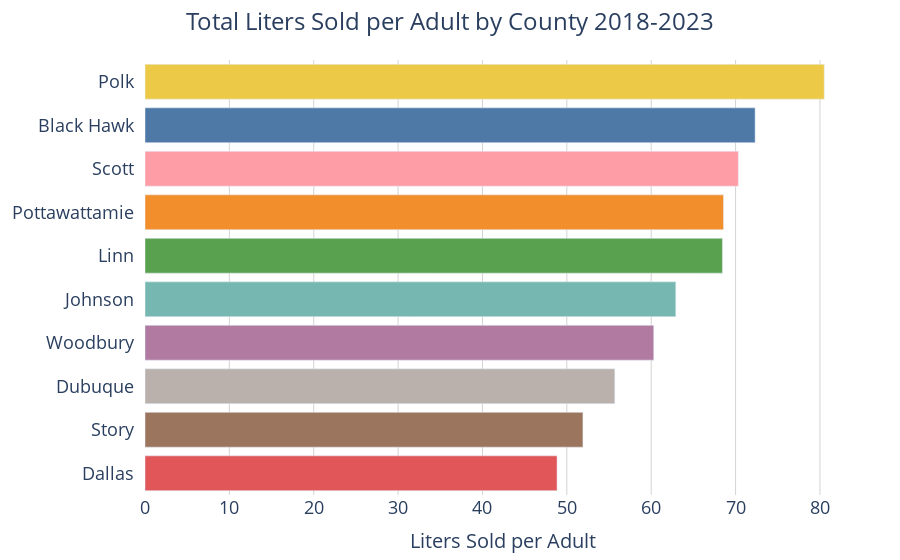

Source (notebook cell):
### Code cell
fig = px.bar(
    liters_sold_per_adult_df,
    x='liters_sold_per_adult',
    y='county',
    orientation='h', 
    color='county', 
    color_discrete_map=county_colors,
    labels={'liters_sold_per_adult': 'Liters Sold per Adult ', 'county': 'County '},
    height=600
)

# Update layout
fig.update_layout(
    xaxis=dict(
        title='Liters Sold per Adult',
        tickfont=dict(size=18),
        title_font = dict(size = 20),
        showgrid = True,
        gridcolor = 'LightGrey',
        tickformat= ".0s" # No decimal places, use SI notation
    ), 
    
    yaxis=dict(
        title=None,
        tickfont=dict(size=18),
        ticksuffix = '  '
    ),
    
    title=dict(
        text = "Total Liters Sold per Adult by County 2018-2023",
        x = .5,
        xanchor = 'center'
     ),

    showlegend=False, 
    plot_bgcolor='rgba(0,0,0,0)',  # Transparent background for the plot area
    margin=dict(l=40, r=40, t=60, b=40),  # Left, Right, Top, Bottom margins
    title_font_size = 24
)

fig.show()

### Figure 1 — Plotly figure (JSON) as saved in the notebook; plotly's stock layout.template omitted (floating-point values rounded to 4 significant figures)
{"data": [{"alignmentgroup": "True", "hovertemplate": "County =%{y}<br>Liters Sold per Adult =%{x}<extra></extra>", "legendgroup": "Polk", "marker": {"color": "#edc948", "pattern": {"shape": ""}}, "name": "Polk", "offsetgroup": "Polk", "orientation": "h", "showlegend": true, "textposition": "auto", "type": "bar", "x": [80.51], "xaxis": "x", "y": ["Polk"], "yaxis": "y"}, {"alignmentgroup": "True", "hovertemplate": "County =%{y}<br>Liters Sold per Adult =%{x}<extra></extra>", "legendgroup": "Black Hawk", "marker": {"color": "#4e79a7", "pattern": {"shape": ""}}, "name": "Black Hawk", "offsetgroup": "Black Hawk", "orientation": "h", "showlegend": true, "textposition": "auto", "type": "bar", "x": [72.32], "xaxis": "x", "y": ["Black Hawk"], "yaxis": "y"}, {"alignmentgroup": "True", "hovertemplate": "County =%{y}<br>Liters Sold per Adult =%{x}<extra></extra>", "legendgroup": "Scott", "marker": {"color": "#ff9da7", "pattern": {"shape": ""}}, "name": "Scott", "offsetgroup": "Scott", "orientation": "h", "showlegend": true, "textposition": "auto", "type": "bar", "x": [70.32], "xaxis": "x", "y": ["Scott"], "yaxis": "y"}, {"alignmentgroup": "True", "hovertemplate": "County =%{y}<br>Liters Sold per Adult =%{x}<extra></extra>", "legendgroup": "Pottawattamie", "marker": {"color": "#f28e2b", "pattern": {"shape": ""}}, "name": "Pottawattamie", "offsetgroup": "Pottawattamie", "orientation": "h", "showlegend": true, "textposition": "auto", "type": "bar", "x": [68.57], "xaxis": "x", "y": ["Pottawattamie"], "yaxis": "y"}, {"alignmentgroup": "True", "hovertemplate": "County =%{y}<br>Liters Sold per Adult =%{x}<extra></extra>", "legendgroup": "Linn", "marker": {"color": "#59a14f", "pattern": {"shape": ""}}, "name": "Linn", "offsetgroup": "Linn", "orientation": "h", "showlegend": true, "textposition": "auto", "type": "bar", "x": [68.44], "xaxis": "x", "y": ["Linn"], "yaxis": "y"}, {"alignmentgroup": "True", "hovertemplate": "County =%{y}<br>Liters Sold per Adult =%{x}<extra></extra>", "legendgroup": "Johnson", "marker": {"color": "#76b7b2", "pattern": {"shape": ""}}, "name": "Johnson", "offsetgroup": "Johnson", "orientation": "h", "showlegend": true, "textposition": "auto", "type": "bar", "x": [62.91], "xaxis": "x", "y": ["Johnson"], "yaxis": "y"}, {"alignmentgroup": "True", "hovertemplate": "County =%{y}<br>Liters Sold per Adult =%{x}<extra></extra>", "legendgroup": "Woodbury", "marker": {"color": "#b07aa1", "pattern": {"shape": ""}}, "name": "Woodbury", "offsetgroup": "Woodbury", "orientation": "h", "showlegend": true, "textposition": "auto", "type": "bar", "x": [60.3], "xaxis": "x", "y": ["Woodbury"], "yaxis": "y"}, {"alignmentgroup": "True", "hovertemplate": "County =%{y}<br>Liters Sold per Adult =%{x}<extra></extra>", "legendgroup": "Dubuque", "marker": {"color": "#bab0ac", "pattern": {"shape": ""}}, "name": "Dubuque", "offsetgroup": "Dubuque", "orientation": "h", "showlegend": true, "textposition": "auto", "type": "bar", "x": [55.69], "xaxis": "x", "y": ["Dubuque"], "yaxis": "y"}, {"alignmentgroup": "True", "hovertemplate": "County =%{y}<br>Liters Sold per Adult =%{x}<extra></extra>", "legendgroup": "Story", "marker": {"color": "#9c755f", "pattern": {"shape": ""}}, "name": "Story", "offsetgroup": "Story", "orientation": "h", "showlegend": true, "textposition": "auto", "type": "bar", "x": [51.91], "xaxis": "x", "y": ["Story"], "yaxis": "y"}, {"alignmentgroup": "True", "hovertemplate": "County =%{y}<br>Liters Sold per Adult =%{x}<extra></extra>", "legendgroup": "Dallas", "marker": {"color": "#e15759", "pattern": {"shape": ""}}, "name": "Dallas", "offsetgroup": "Dallas", "orientation": "h", "showlegend": true, "textposition": "auto", "type": "bar", "x": [48.84], "xaxis": "x", "y": ["Dallas"], "yaxis": "y"}], "layout": {"autosize": true, "barmode": "relative", "legend": {"title": {"text": "County "}, "tracegroupgap": 0}, "margin": {"b": 40, "l": 40, "r": 40, "t": 60}, "plot_bgcolor": "rgba(0, 0, 0, 0)", "showlegend": false, "title": {"font": {"size": 24}, "text": "Total Liters Sold per Adult by County 2018-2023", "x": 0.5, "xanchor": "center"}, "xaxis": {"anchor": "y", "autorange": true, "domain": [0, 1], "gridcolor": "LightGrey", "range": [0, 84.75], "showgrid": true, "tickfont": {"size": 18}, "tickformat": ".0s", "title": {"font": {"size": 20}, "text": "Liters Sold per Adult"}, "type": "linear"}, "yaxis": {"anchor": "x", "autorange": true, "categoryarray": ["Dallas", "Story", "Dubuque", "Woodbury", "Johnson", "Linn", "Pottawattamie", "Scott", "Black Hawk", "Polk"], "categoryorder": "array", "domain": [0, 1], "range": [-0.5, 9.5], "tickfont": {"size": 18}, "ticksuffix": "  ", "title": {}, "type": "category"}}}
